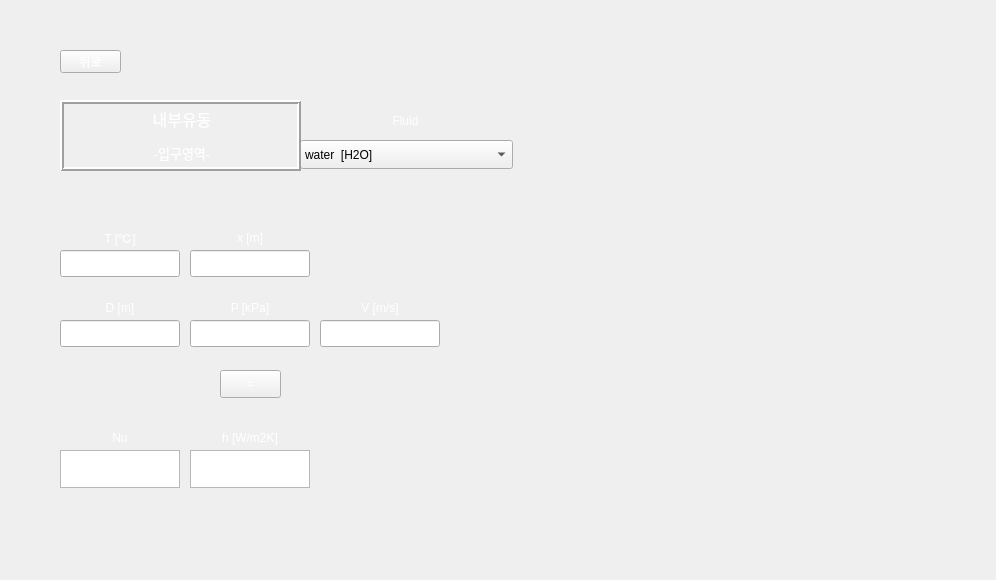
<?xml version="1.0" encoding="UTF-8"?>
<ui version="4.0">
 <class>Form</class>
 <widget class="QWidget" name="Form">
  <property name="geometry">
   <rect>
    <x>0</x>
    <y>0</y>
    <width>996</width>
    <height>580</height>
   </rect>
  </property>
  <property name="minimumSize">
   <size>
    <width>996</width>
    <height>580</height>
   </size>
  </property>
  <property name="maximumSize">
   <size>
    <width>996</width>
    <height>580</height>
   </size>
  </property>
  <property name="windowTitle">
   <string>Form</string>
  </property>
  <property name="styleSheet">
   <string notr="true">background-image: url(:/background/하얀거.png);</string>
  </property>
  <widget class="QLabel" name="label_2">
   <property name="geometry">
    <rect>
     <x>320</x>
     <y>290</y>
     <width>120</width>
     <height>35</height>
    </rect>
   </property>
   <property name="styleSheet">
    <string notr="true">color: qlineargradient(spread:pad, x1:0, y1:1, x2:1, y2:0, stop:0 rgba(255, 255, 255, 255), stop:1 rgba(255, 255, 255, 255));
background-image: url(:/background/버튼2.png);
font: 10pt &quot;맑은 고딕&quot;;</string>
   </property>
   <property name="text">
    <string>V [m/s]</string>
   </property>
   <property name="alignment">
    <set>Qt::AlignCenter</set>
   </property>
  </widget>
  <widget class="QLabel" name="label_3">
   <property name="geometry">
    <rect>
     <x>60</x>
     <y>290</y>
     <width>120</width>
     <height>35</height>
    </rect>
   </property>
   <property name="styleSheet">
    <string notr="true">color: qlineargradient(spread:pad, x1:0, y1:1, x2:1, y2:0, stop:0 rgba(255, 255, 255, 255), stop:1 rgba(255, 255, 255, 255));
background-image: url(:/background/버튼2.png);
font: 10pt &quot;맑은 고딕&quot;;</string>
   </property>
   <property name="text">
    <string>D [m]</string>
   </property>
   <property name="alignment">
    <set>Qt::AlignCenter</set>
   </property>
  </widget>
  <widget class="QLineEdit" name="V">
   <property name="geometry">
    <rect>
     <x>320</x>
     <y>320</y>
     <width>120</width>
     <height>27</height>
    </rect>
   </property>
   <property name="styleSheet">
    <string notr="true">font: 12pt &quot;맑은 고딕&quot;;
background-image: url(:/background/하얀거.png);</string>
   </property>
  </widget>
  <widget class="QLabel" name="label_8">
   <property name="geometry">
    <rect>
     <x>190</x>
     <y>220</y>
     <width>120</width>
     <height>35</height>
    </rect>
   </property>
   <property name="styleSheet">
    <string notr="true">color: qlineargradient(spread:pad, x1:0, y1:1, x2:1, y2:0, stop:0 rgba(255, 255, 255, 255), stop:1 rgba(255, 255, 255, 255));
background-image: url(:/background/버튼2.png);
font: 10pt &quot;맑은 고딕&quot;;</string>
   </property>
   <property name="text">
    <string>x [m]</string>
   </property>
   <property name="alignment">
    <set>Qt::AlignCenter</set>
   </property>
  </widget>
  <widget class="QLineEdit" name="x">
   <property name="geometry">
    <rect>
     <x>190</x>
     <y>250</y>
     <width>120</width>
     <height>27</height>
    </rect>
   </property>
   <property name="styleSheet">
    <string notr="true">font: 12pt &quot;맑은 고딕&quot;;
background-image: url(:/background/하얀거.png);</string>
   </property>
  </widget>
  <widget class="QLineEdit" name="T">
   <property name="geometry">
    <rect>
     <x>60</x>
     <y>250</y>
     <width>120</width>
     <height>27</height>
    </rect>
   </property>
   <property name="styleSheet">
    <string notr="true">font: 12pt &quot;맑은 고딕&quot;;
background-image: url(:/background/하얀거.png);</string>
   </property>
  </widget>
  <widget class="QLineEdit" name="D">
   <property name="geometry">
    <rect>
     <x>60</x>
     <y>320</y>
     <width>120</width>
     <height>27</height>
    </rect>
   </property>
   <property name="styleSheet">
    <string notr="true">font: 12pt &quot;맑은 고딕&quot;;
background-image: url(:/background/하얀거.png);</string>
   </property>
  </widget>
  <widget class="QLabel" name="label_4">
   <property name="geometry">
    <rect>
     <x>190</x>
     <y>290</y>
     <width>120</width>
     <height>35</height>
    </rect>
   </property>
   <property name="styleSheet">
    <string notr="true">color: qlineargradient(spread:pad, x1:0, y1:1, x2:1, y2:0, stop:0 rgba(255, 255, 255, 255), stop:1 rgba(255, 255, 255, 255));
background-image: url(:/background/버튼2.png);
font: 10pt &quot;맑은 고딕&quot;;</string>
   </property>
   <property name="text">
    <string>P [kPa]</string>
   </property>
   <property name="alignment">
    <set>Qt::AlignCenter</set>
   </property>
  </widget>
  <widget class="QPushButton" name="check">
   <property name="geometry">
    <rect>
     <x>220</x>
     <y>370</y>
     <width>61</width>
     <height>28</height>
    </rect>
   </property>
   <property name="styleSheet">
    <string notr="true">QPushButton {
color: qlineargradient(spread:pad, x1:0, y1:1, x2:1, y2:0, stop:0 rgba(255, 255, 255, 255), stop:1 rgba(255, 255, 255, 255));
background-image: url(:/background/버튼2.png);
font: 10pt &quot;맑은 고딕&quot;;
}
QPushButton:hover{
border-image: url(:/background/버튼클릭2.png);
}</string>
   </property>
   <property name="text">
    <string>=</string>
   </property>
  </widget>
  <widget class="QLabel" name="label">
   <property name="geometry">
    <rect>
     <x>60</x>
     <y>220</y>
     <width>120</width>
     <height>35</height>
    </rect>
   </property>
   <property name="styleSheet">
    <string notr="true">color: qlineargradient(spread:pad, x1:0, y1:1, x2:1, y2:0, stop:0 rgba(255, 255, 255, 255), stop:1 rgba(255, 255, 255, 255));
background-image: url(:/background/버튼2.png);
font: 10pt &quot;맑은 고딕&quot;;</string>
   </property>
   <property name="text">
    <string>T [℃]</string>
   </property>
   <property name="alignment">
    <set>Qt::AlignCenter</set>
   </property>
  </widget>
  <widget class="QLineEdit" name="P">
   <property name="geometry">
    <rect>
     <x>190</x>
     <y>320</y>
     <width>120</width>
     <height>27</height>
    </rect>
   </property>
   <property name="styleSheet">
    <string notr="true">font: 12pt &quot;맑은 고딕&quot;;
background-image: url(:/background/하얀거.png);</string>
   </property>
  </widget>
  <widget class="QTextBrowser" name="textBrowser_2">
   <property name="geometry">
    <rect>
     <x>190</x>
     <y>450</y>
     <width>120</width>
     <height>38</height>
    </rect>
   </property>
   <property name="sizePolicy">
    <sizepolicy hsizetype="Expanding" vsizetype="Preferred">
     <horstretch>0</horstretch>
     <verstretch>0</verstretch>
    </sizepolicy>
   </property>
   <property name="maximumSize">
    <size>
     <width>16777215</width>
     <height>38</height>
    </size>
   </property>
   <property name="styleSheet">
    <string notr="true">font: 12pt &quot;맑은 고딕&quot;;
background-image: url(:/background/하얀거.png);</string>
   </property>
  </widget>
  <widget class="QLabel" name="label_9">
   <property name="geometry">
    <rect>
     <x>190</x>
     <y>420</y>
     <width>120</width>
     <height>35</height>
    </rect>
   </property>
   <property name="styleSheet">
    <string notr="true">color: qlineargradient(spread:pad, x1:0, y1:1, x2:1, y2:0, stop:0 rgba(255, 255, 255, 255), stop:1 rgba(255, 255, 255, 255));
background-image: url(:/background/버튼2.png);
font: 10pt &quot;맑은 고딕&quot;;</string>
   </property>
   <property name="text">
    <string>h [W/m2K]</string>
   </property>
   <property name="alignment">
    <set>Qt::AlignCenter</set>
   </property>
  </widget>
  <widget class="QLabel" name="label_10">
   <property name="geometry">
    <rect>
     <x>60</x>
     <y>420</y>
     <width>120</width>
     <height>35</height>
    </rect>
   </property>
   <property name="styleSheet">
    <string notr="true">color: qlineargradient(spread:pad, x1:0, y1:1, x2:1, y2:0, stop:0 rgba(255, 255, 255, 255), stop:1 rgba(255, 255, 255, 255));
background-image: url(:/background/버튼2.png);
font: 10pt &quot;맑은 고딕&quot;;</string>
   </property>
   <property name="text">
    <string>Nu</string>
   </property>
   <property name="alignment">
    <set>Qt::AlignCenter</set>
   </property>
  </widget>
  <widget class="QTextBrowser" name="textBrowser">
   <property name="geometry">
    <rect>
     <x>60</x>
     <y>450</y>
     <width>120</width>
     <height>38</height>
    </rect>
   </property>
   <property name="sizePolicy">
    <sizepolicy hsizetype="Expanding" vsizetype="Preferred">
     <horstretch>0</horstretch>
     <verstretch>0</verstretch>
    </sizepolicy>
   </property>
   <property name="maximumSize">
    <size>
     <width>16777215</width>
     <height>38</height>
    </size>
   </property>
   <property name="styleSheet">
    <string notr="true">font: 12pt &quot;맑은 고딕&quot;;
background-image: url(:/background/하얀거.png);</string>
   </property>
  </widget>
  <widget class="QPushButton" name="pushButton">
   <property name="geometry">
    <rect>
     <x>60</x>
     <y>50</y>
     <width>61</width>
     <height>23</height>
    </rect>
   </property>
   <property name="styleSheet">
    <string notr="true">QPushButton {
color: qlineargradient(spread:pad, x1:0, y1:1, x2:1, y2:0, stop:0 rgba(255, 255, 255, 255), stop:1 rgba(255, 255, 255, 255));
background-image: url(:/background/버튼2.png);
font: 10pt &quot;맑은 고딕&quot;;
}
QPushButton:hover{
border-image: url(:/background/버튼클릭2.png);
}</string>
   </property>
   <property name="text">
    <string>뒤로</string>
   </property>
  </widget>
  <widget class="QLabel" name="label_11">
   <property name="geometry">
    <rect>
     <x>300</x>
     <y>102</y>
     <width>211</width>
     <height>38</height>
    </rect>
   </property>
   <property name="styleSheet">
    <string notr="true">color: qlineargradient(spread:pad, x1:0, y1:1, x2:1, y2:0, stop:0 rgba(255, 255, 255, 255), stop:1 rgba(255, 255, 255, 255));
background-image: url(:/background/버튼2.png);
font: 12pt &quot;맑은 고딕&quot;;</string>
   </property>
   <property name="text">
    <string>Fluid</string>
   </property>
   <property name="alignment">
    <set>Qt::AlignCenter</set>
   </property>
  </widget>
  <widget class="QLabel" name="label_12">
   <property name="geometry">
    <rect>
     <x>0</x>
     <y>0</y>
     <width>996</width>
     <height>580</height>
    </rect>
   </property>
   <property name="styleSheet">
    <string notr="true">image: url(:/background/배경2.png);</string>
   </property>
   <property name="text">
    <string/>
   </property>
  </widget>
  <widget class="QLabel" name="label_5">
   <property name="geometry">
    <rect>
     <x>535</x>
     <y>40</y>
     <width>421</width>
     <height>501</height>
    </rect>
   </property>
   <property name="styleSheet">
    <string notr="true">image: url(:/background/Thermal entry.png);</string>
   </property>
   <property name="text">
    <string/>
   </property>
  </widget>
  <widget class="QLabel" name="label_6">
   <property name="geometry">
    <rect>
     <x>550</x>
     <y>330</y>
     <width>391</width>
     <height>181</height>
    </rect>
   </property>
   <property name="styleSheet">
    <string notr="true">image: url(:/background/Thermal entry-2.png);</string>
   </property>
   <property name="text">
    <string/>
   </property>
  </widget>
  <widget class="QComboBox" name="fluid_2">
   <property name="geometry">
    <rect>
     <x>300</x>
     <y>140</y>
     <width>213</width>
     <height>29</height>
    </rect>
   </property>
   <property name="styleSheet">
    <string notr="true">background-image: url(:/background/하얀거.png);
font: 10pt &quot;맑은 고딕&quot;;</string>
   </property>
   <item>
    <property name="text">
     <string>water  [H2O]</string>
    </property>
   </item>
   <item>
    <property name="text">
     <string>air</string>
    </property>
   </item>
   <item>
    <property name="text">
     <string>1-Butene  [C4H8]</string>
    </property>
   </item>
   <item>
    <property name="text">
     <string>Acetone  [C3H6O]</string>
    </property>
   </item>
   <item>
    <property name="text">
     <string>Ammonia  [NH3]</string>
    </property>
   </item>
   <item>
    <property name="text">
     <string>Argon  [Ar]</string>
    </property>
   </item>
   <item>
    <property name="text">
     <string>Benzene  [C6H6]</string>
    </property>
   </item>
   <item>
    <property name="text">
     <string>CarbonDioxide  [CO2]</string>
    </property>
   </item>
   <item>
    <property name="text">
     <string>CarbonMonoxide  [CO]</string>
    </property>
   </item>
   <item>
    <property name="text">
     <string>CarbonylSulfide  [COS]</string>
    </property>
   </item>
   <item>
    <property name="text">
     <string>CycloHexane  [C6H12]</string>
    </property>
   </item>
   <item>
    <property name="text">
     <string>CycloPropane  [C3H6]</string>
    </property>
   </item>
   <item>
    <property name="text">
     <string>Cyclopentane  [C5H10]</string>
    </property>
   </item>
   <item>
    <property name="text">
     <string>D4  [C8H24O4Si4]</string>
    </property>
   </item>
   <item>
    <property name="text">
     <string>D5  [C10H30O5Si5]</string>
    </property>
   </item>
   <item>
    <property name="text">
     <string>D6  [C12H36O6Si6]</string>
    </property>
   </item>
   <item>
    <property name="text">
     <string>Deuterium  [D2]</string>
    </property>
   </item>
   <item>
    <property name="text">
     <string>Dichloroethane  [C2Cl2H4]</string>
    </property>
   </item>
   <item>
    <property name="text">
     <string>DiethylEther  [C4H10O]</string>
    </property>
   </item>
   <item>
    <property name="text">
     <string>DimethylCarbonate  [C3H6O3]</string>
    </property>
   </item>
   <item>
    <property name="text">
     <string>DimethylEther  [C2H6O]</string>
    </property>
   </item>
   <item>
    <property name="text">
     <string>Ethane  [C2H6]</string>
    </property>
   </item>
   <item>
    <property name="text">
     <string>Ethanol  [C2H6O]</string>
    </property>
   </item>
   <item>
    <property name="text">
     <string>EthylBenzene  [C8H10]</string>
    </property>
   </item>
   <item>
    <property name="text">
     <string>Ethylene  [C2H4]</string>
    </property>
   </item>
   <item>
    <property name="text">
     <string>EthyleneOxide  [C2H4O]</string>
    </property>
   </item>
   <item>
    <property name="text">
     <string>Fluorine  [F2]</string>
    </property>
   </item>
   <item>
    <property name="text">
     <string>HFE143m  [C2F3H3O]</string>
    </property>
   </item>
   <item>
    <property name="text">
     <string>HeavyWater  [D2O]</string>
    </property>
   </item>
   <item>
    <property name="text">
     <string>Helium  [He]</string>
    </property>
   </item>
   <item>
    <property name="text">
     <string>Hydrogen  [H2]</string>
    </property>
   </item>
   <item>
    <property name="text">
     <string>HydrogenChloride  [ClH]</string>
    </property>
   </item>
   <item>
    <property name="text">
     <string>HydrogenSulfide  [H2S]</string>
    </property>
   </item>
   <item>
    <property name="text">
     <string>IsoButane  [C4H10]</string>
    </property>
   </item>
   <item>
    <property name="text">
     <string>IsoButene  [C4H8]</string>
    </property>
   </item>
   <item>
    <property name="text">
     <string>Isohexane  [C6H14]</string>
    </property>
   </item>
   <item>
    <property name="text">
     <string>Isopentane  [C5H12]</string>
    </property>
   </item>
   <item>
    <property name="text">
     <string>Krypton  [Kr]</string>
    </property>
   </item>
   <item>
    <property name="text">
     <string>MD2M  [C10H30O3Si4]</string>
    </property>
   </item>
   <item>
    <property name="text">
     <string>MD3M  [C12H36O4Si5]</string>
    </property>
   </item>
   <item>
    <property name="text">
     <string>MD4M  [C14H42O5Si6]</string>
    </property>
   </item>
   <item>
    <property name="text">
     <string>MDM  [C8H24O2Si3]</string>
    </property>
   </item>
   <item>
    <property name="text">
     <string>MM  [C6H18OSi2]</string>
    </property>
   </item>
   <item>
    <property name="text">
     <string>Methane  [CH4]</string>
    </property>
   </item>
   <item>
    <property name="text">
     <string>Methanol  [CH4O]</string>
    </property>
   </item>
   <item>
    <property name="text">
     <string>MethylLinoleate  [C19H34O2]</string>
    </property>
   </item>
   <item>
    <property name="text">
     <string>MethylLinolenate  [C19H32O2]</string>
    </property>
   </item>
   <item>
    <property name="text">
     <string>MethylOleate  [C19H36O2]</string>
    </property>
   </item>
   <item>
    <property name="text">
     <string>MethylPalmitate  [C17H34O2]</string>
    </property>
   </item>
   <item>
    <property name="text">
     <string>MethylStearate  [C19H38O2]</string>
    </property>
   </item>
   <item>
    <property name="text">
     <string>Neon  [Ne]</string>
    </property>
   </item>
   <item>
    <property name="text">
     <string>Neopentane  [C5H12]</string>
    </property>
   </item>
   <item>
    <property name="text">
     <string>Nitrogen  [N2]</string>
    </property>
   </item>
   <item>
    <property name="text">
     <string>NitrousOxide  [N2O]</string>
    </property>
   </item>
   <item>
    <property name="text">
     <string>Novec649  [C6F12O]</string>
    </property>
   </item>
   <item>
    <property name="text">
     <string>OrthoDeuterium</string>
    </property>
   </item>
   <item>
    <property name="text">
     <string>OrthoHydrogen</string>
    </property>
   </item>
   <item>
    <property name="text">
     <string>Oxygen  [O2]</string>
    </property>
   </item>
   <item>
    <property name="text">
     <string>ParaDeuterium</string>
    </property>
   </item>
   <item>
    <property name="text">
     <string>ParaHydrogen</string>
    </property>
   </item>
   <item>
    <property name="text">
     <string>Propylene  [C3H6]</string>
    </property>
   </item>
   <item>
    <property name="text">
     <string>Propyne  [C3H4]</string>
    </property>
   </item>
   <item>
    <property name="text">
     <string>R11</string>
    </property>
   </item>
   <item>
    <property name="text">
     <string>R113</string>
    </property>
   </item>
   <item>
    <property name="text">
     <string>R114</string>
    </property>
   </item>
   <item>
    <property name="text">
     <string>R115</string>
    </property>
   </item>
   <item>
    <property name="text">
     <string>R116</string>
    </property>
   </item>
   <item>
    <property name="text">
     <string>R12</string>
    </property>
   </item>
   <item>
    <property name="text">
     <string>R123</string>
    </property>
   </item>
   <item>
    <property name="text">
     <string>R1233zd(E)</string>
    </property>
   </item>
   <item>
    <property name="text">
     <string>R1234yf</string>
    </property>
   </item>
   <item>
    <property name="text">
     <string>R1234ze(E)</string>
    </property>
   </item>
   <item>
    <property name="text">
     <string>R1234ze(Z)</string>
    </property>
   </item>
   <item>
    <property name="text">
     <string>R124</string>
    </property>
   </item>
   <item>
    <property name="text">
     <string>R1243zf</string>
    </property>
   </item>
   <item>
    <property name="text">
     <string>R125</string>
    </property>
   </item>
   <item>
    <property name="text">
     <string>R13</string>
    </property>
   </item>
   <item>
    <property name="text">
     <string>R134a</string>
    </property>
   </item>
   <item>
    <property name="text">
     <string>R13l1</string>
    </property>
   </item>
   <item>
    <property name="text">
     <string>R14</string>
    </property>
   </item>
   <item>
    <property name="text">
     <string>R141b</string>
    </property>
   </item>
   <item>
    <property name="text">
     <string>R142b</string>
    </property>
   </item>
   <item>
    <property name="text">
     <string>R143a</string>
    </property>
   </item>
   <item>
    <property name="text">
     <string>R152A</string>
    </property>
   </item>
   <item>
    <property name="text">
     <string>R161</string>
    </property>
   </item>
   <item>
    <property name="text">
     <string>R21</string>
    </property>
   </item>
   <item>
    <property name="text">
     <string>R218</string>
    </property>
   </item>
   <item>
    <property name="text">
     <string>R22</string>
    </property>
   </item>
   <item>
    <property name="text">
     <string>R227EA</string>
    </property>
   </item>
   <item>
    <property name="text">
     <string>R23</string>
    </property>
   </item>
   <item>
    <property name="text">
     <string>R236EA</string>
    </property>
   </item>
   <item>
    <property name="text">
     <string>R236FA</string>
    </property>
   </item>
   <item>
    <property name="text">
     <string>R245ca</string>
    </property>
   </item>
   <item>
    <property name="text">
     <string>R245fa</string>
    </property>
   </item>
   <item>
    <property name="text">
     <string>R32</string>
    </property>
   </item>
   <item>
    <property name="text">
     <string>R365MFC</string>
    </property>
   </item>
   <item>
    <property name="text">
     <string>R40</string>
    </property>
   </item>
   <item>
    <property name="text">
     <string>R404A</string>
    </property>
   </item>
   <item>
    <property name="text">
     <string>R407C</string>
    </property>
   </item>
   <item>
    <property name="text">
     <string>R41</string>
    </property>
   </item>
   <item>
    <property name="text">
     <string>R410A</string>
    </property>
   </item>
   <item>
    <property name="text">
     <string>R507A</string>
    </property>
   </item>
   <item>
    <property name="text">
     <string>RC318</string>
    </property>
   </item>
   <item>
    <property name="text">
     <string>SES36</string>
    </property>
   </item>
   <item>
    <property name="text">
     <string>SulfurDioxide  [O2S]</string>
    </property>
   </item>
   <item>
    <property name="text">
     <string>SulfurHexafluoride  [F6S]</string>
    </property>
   </item>
   <item>
    <property name="text">
     <string>Toluene  [C7H8]</string>
    </property>
   </item>
   <item>
    <property name="text">
     <string>Xenon  [Xe]</string>
    </property>
   </item>
   <item>
    <property name="text">
     <string>cis-2-Butene  [C4H8]</string>
    </property>
   </item>
   <item>
    <property name="text">
     <string>m-Xylene  [C8H10]</string>
    </property>
   </item>
   <item>
    <property name="text">
     <string>n-Butane  [C4H10]</string>
    </property>
   </item>
   <item>
    <property name="text">
     <string>n-Decane  [C10H22]</string>
    </property>
   </item>
   <item>
    <property name="text">
     <string>n-Dodecane  [C12H26]</string>
    </property>
   </item>
   <item>
    <property name="text">
     <string>n-Heptane  [C7H16]</string>
    </property>
   </item>
   <item>
    <property name="text">
     <string>n-Hexane  [C6H14]</string>
    </property>
   </item>
   <item>
    <property name="text">
     <string>n-Nonane  [C9H20]</string>
    </property>
   </item>
   <item>
    <property name="text">
     <string>n-Octane  [C8H18]</string>
    </property>
   </item>
   <item>
    <property name="text">
     <string>n-Pentane  [C5H12]</string>
    </property>
   </item>
   <item>
    <property name="text">
     <string>n-Propane  [C3H8]</string>
    </property>
   </item>
   <item>
    <property name="text">
     <string>n-Undecane  [C11H24]</string>
    </property>
   </item>
   <item>
    <property name="text">
     <string>o-Xylene  [C8H10]</string>
    </property>
   </item>
   <item>
    <property name="text">
     <string>p-Xylene  [C8H10]</string>
    </property>
   </item>
   <item>
    <property name="text">
     <string>trans-2-Butene  [C4H8]</string>
    </property>
   </item>
  </widget>
  <widget class="QLabel" name="label_13">
   <property name="geometry">
    <rect>
     <x>60</x>
     <y>100</y>
     <width>241</width>
     <height>71</height>
    </rect>
   </property>
   <property name="styleSheet">
    <string notr="true">font: 10pt &quot;맑은 고딕&quot;;
color: rgb(255, 255, 255);
background-image: url(:/background/버튼2.png);</string>
   </property>
   <property name="frameShape">
    <enum>QFrame::Box</enum>
   </property>
   <property name="frameShadow">
    <enum>QFrame::Raised</enum>
   </property>
   <property name="lineWidth">
    <number>2</number>
   </property>
   <property name="text">
    <string>&lt;!DOCTYPE HTML PUBLIC &quot;-//W3C//DTD HTML 4.0//EN&quot; &quot;http://www.w3.org/TR/REC-html40/strict.dtd&quot;&gt;
&lt;html&gt;&lt;head&gt;&lt;meta name=&quot;qrichtext&quot; content=&quot;1&quot; /&gt;&lt;style type=&quot;text/css&quot;&gt;
p, li { white-space: pre-wrap; }
&lt;/style&gt;&lt;/head&gt;&lt;body style=&quot; font-family:'맑은 고딕'; font-size:10pt; font-weight:400; font-style:normal;&quot;&gt;
&lt;p align=&quot;center&quot; style=&quot; margin-top:12px; margin-bottom:12px; margin-left:0px; margin-right:0px; -qt-block-indent:0; text-indent:0px;&quot;&gt;&lt;span style=&quot; font-size:12pt;&quot;&gt;내부유동&lt;/span&gt;&lt;/p&gt;
&lt;p align=&quot;center&quot; style=&quot; margin-top:12px; margin-bottom:12px; margin-left:0px; margin-right:0px; -qt-block-indent:0; text-indent:0px;&quot;&gt;-입구영역-&lt;/p&gt;&lt;/body&gt;&lt;/html&gt;</string>
   </property>
   <property name="buddy">
    <cstring>pushButton</cstring>
   </property>
  </widget>
  <zorder>label_12</zorder>
  <zorder>label_2</zorder>
  <zorder>label_3</zorder>
  <zorder>V</zorder>
  <zorder>label_8</zorder>
  <zorder>x</zorder>
  <zorder>D</zorder>
  <zorder>label_4</zorder>
  <zorder>check</zorder>
  <zorder>label</zorder>
  <zorder>P</zorder>
  <zorder>textBrowser_2</zorder>
  <zorder>label_9</zorder>
  <zorder>textBrowser</zorder>
  <zorder>pushButton</zorder>
  <zorder>label_11</zorder>
  <zorder>label_10</zorder>
  <zorder>label_5</zorder>
  <zorder>label_6</zorder>
  <zorder>T</zorder>
  <zorder>fluid_2</zorder>
  <zorder>label_13</zorder>
 </widget>
 <resources>
  <include location="../resource/resources.qrc"/>
 </resources>
 <connections/>
</ui>
